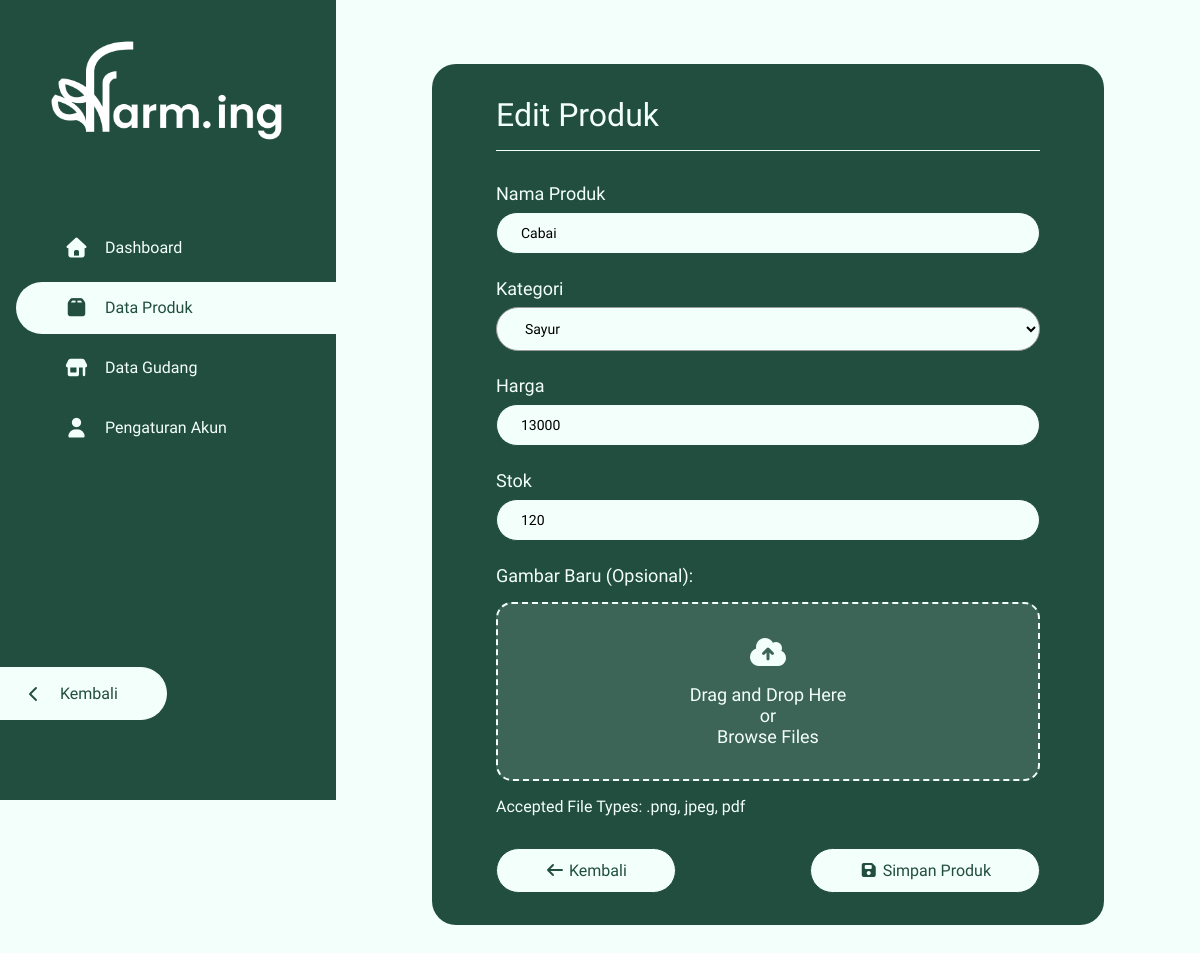
/dashboard/admin/produk/kelola/index.php?id=5 (signed in), run on an earlier commit of the app's database.
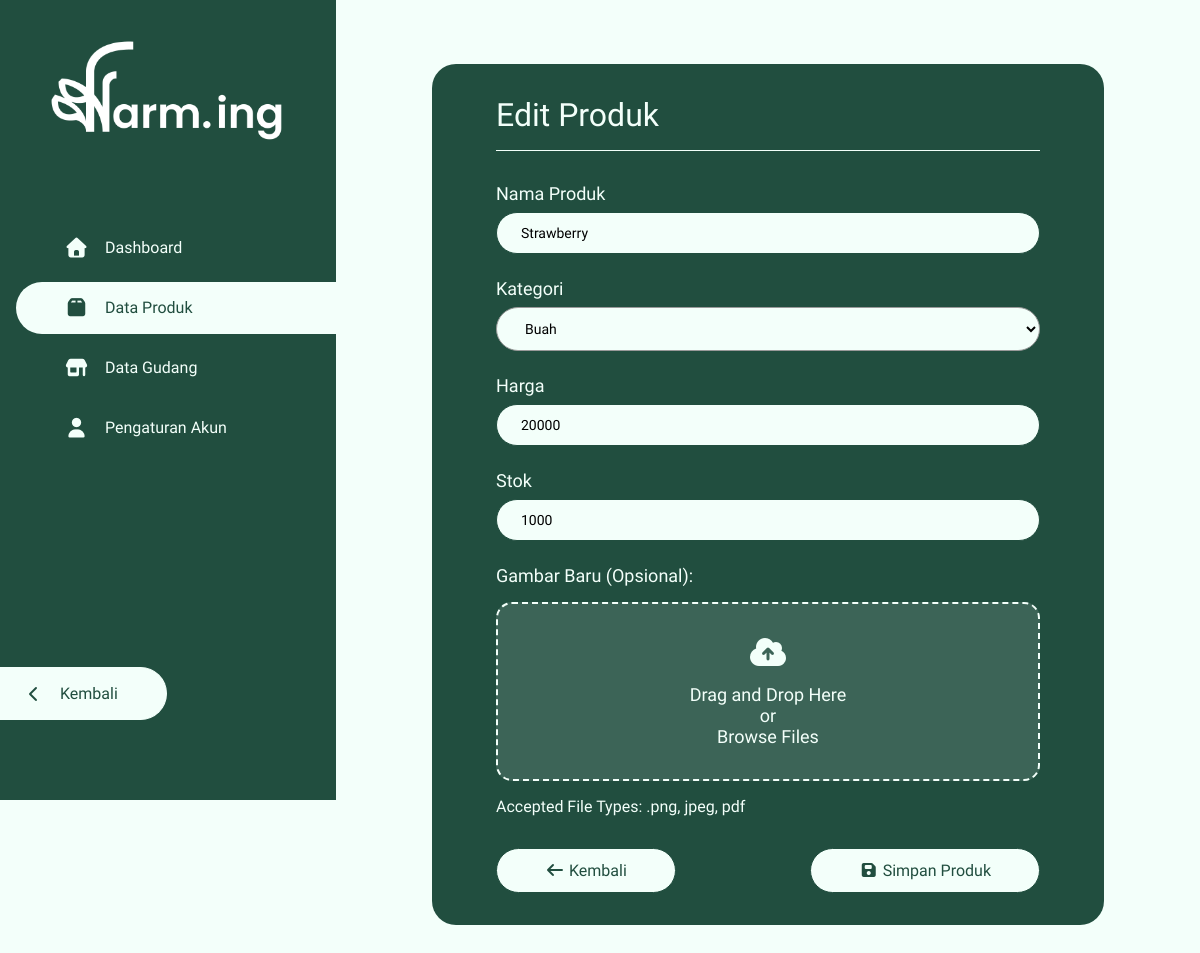
And on a later commit of the database.
### tables this page shows
CREATE TABLE `produk` (
  `id_produk` int(11) NOT NULL,
  `nama` varchar(250) NOT NULL,
  `id_kategori` int(11) NOT NULL,
  `stok` int(50) NOT NULL,
  `harga` decimal(50,0) NOT NULL,
  `gambar` varchar(200) NOT NULL
);

CREATE TABLE `kategori` (
  `id_kategori` int(11) NOT NULL,
  `nama_kategori` varchar(20) NOT NULL
);

### functions/products.php (called while the page is built, shortened)
<?php
function ambil_produk_by_id($conn, $id)
{
    $query = 'SELECT * FROM produk WHERE id_produk = ?';
    $stmt = $conn->prepare($query);
    $stmt->bind_param('i', $id);
    $stmt->execute();
    $result = $stmt->get_result();
    $data = $result->fetch_assoc();
    return $data ?: false;
}

### dashboard/admin/produk/kelola/index.php (the view, shortened to what this page needs)
<?php
require_once '../../../../includes/koneksi.php';
$nama = '';
$id_kategori = '';
$stok = '';
$harga = '';
if (isset($_GET['id'])) {
    require_once $_SERVER['DOCUMENT_ROOT'] . NM_FOLDER . '/functions/products.php';
    $id = $_GET['id'];
    $produk = ambil_produk_by_id($conn, $id);
    if ($produk) {
        $nama = $produk['nama'];
        $id_kategori = $produk['id_kategori'];
        $stok = $produk['stok'];
        $harga = $produk['harga'];
    } else {
        echo "<script>alert('Produk Tidak Ditemukan. Harap masukkan ID yang tepat!'); window.location.href='../'</script>";
    }
}
?>
<!DOCTYPE html>
<html lang="en">
<head>
    <link rel="stylesheet" href="../../../../assets/style/global.css">
    <link rel="stylesheet" href="../../../../assets/style/dashboard.css">
    <link rel="stylesheet" href="https://cdnjs.cloudflare.com/ajax/libs/font-awesome/7.0.1/css/all.min.css">
</head>
<body>
    <main class="crud produk">
        <?php require_once '../../../../includes/admin/aside.php'; ?>
        <div class="main">
            <section class="kelola">
                <h2><?= isset($_GET['id']) ? 'Edit' : 'Tambah' ?> Produk</h2>
                <hr>
                <form action="./" method="post" enctype="multipart/form-data">
                    <div class="input-box">
                        <label for="nama" class="input-label">Nama Produk</label>
                        <input type="text" name="nama" id="nama" placeholder="ex: Sawi" value="<?= htmlspecialchars($nama) ?>" required>
                    </div>
                    <div class="input-box">
                        <label for="kategori" class="input-label">Kategori</label>
                        <select class="input-select" name="id_kategori" id="kategori" required>
                            <?php
                            $query_kategori = 'SELECT * FROM kategori';
                            $result_kategori = $conn->query($query_kategori);
                            while ($row_kategori = $result_kategori->fetch_assoc()) {
                            ?>
                                <option value="<?= $row_kategori['id_kategori']; ?>" <?= $id_kategori == $row_kategori['id_kategori'] ? 'selected' : '' ?>>
                                    <?= $row_kategori['nama_kategori']; ?>
                                </option>
                            <?php } ?>
                        </select>
                    </div>
                    <div class="input-box">
                        <label for="harga" class="input-label">Harga</label>
                        <input type="text" name="harga" id="harga" placeholder="ex: 15000" value="<?= htmlspecialchars($harga) ?>" required>
                    </div>
                    <div class="input-box">
                        <label for="stok" class="input-label">Stok</label>
                        <input type="number" name="stok" id="stok" placeholder="ex: 100" value="<?= htmlspecialchars($stok) ?>" required>
                    </div>
                    <div class="input-box">
                        <p class="input-label"><?= isset($_GET['id']) ? 'Gambar Baru (Opsional):' : 'Gambar:' ?></p>
                        <label class="drop-area" id="drop-area" for="gambar">
                            <div id="img-view">
                                <i class="fas fa-cloud-arrow-up"></i>
                                <p>Drag and Drop Here</p>
                                <p>or</p>
                                <p class="browse-files">Browse Files</p>
                            </div>
                        </label>
                        <p>Accepted File Types: .png, jpeg, pdf</p>
                    </div>
                    <div class="btn-group">
                        <a href="../" class="btn btn-light">
                            <i class="fas fa-arrow-left"></i>
                            Kembali
                        </a>
                        <?php
                        if (isset($_GET['id'])){
                        ?>
                        <button type="submit" name="update_produk" class="btn btn-light">
                            <i class="fas fa-floppy-disk"></i>
                            Simpan Produk
                        </button>
                        <?php } ?>
                    </div>
                </form>
            </section>
        </div>
    </main>
</body>
</html>

What changed in the data, as far as the page shows it:
changed produk: nama "Cabai" → "Strawberry"; id_kategori "Sayur" → "Buah"; harga "13000" → "20000"; stok "120" → "1000"
